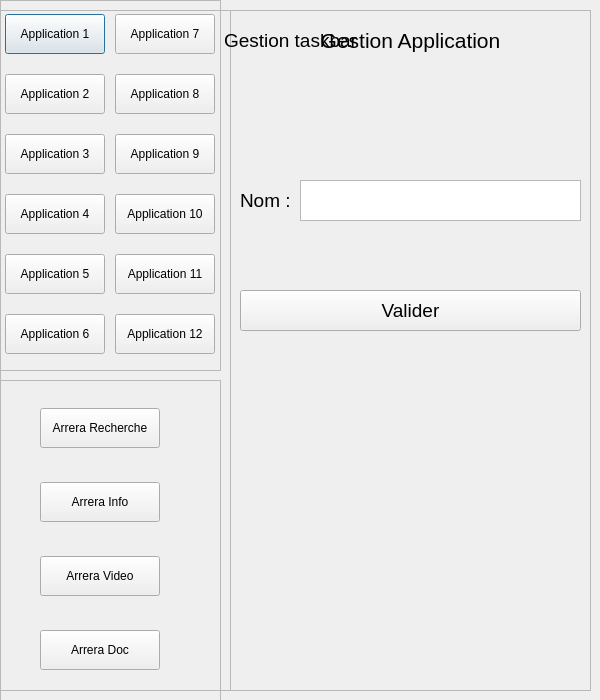
<?xml version="1.0" encoding="UTF-8"?>
<ui version="4.0">
 <class>CDAparaArreraLib</class>
 <widget class="QDialog" name="CDAparaArreraLib">
  <property name="geometry">
   <rect>
    <x>0</x>
    <y>0</y>
    <width>600</width>
    <height>700</height>
   </rect>
  </property>
  <property name="minimumSize">
   <size>
    <width>600</width>
    <height>700</height>
   </size>
  </property>
  <property name="maximumSize">
   <size>
    <width>600</width>
    <height>700</height>
   </size>
  </property>
  <property name="windowTitle">
   <string>Arrera : Librairy parametre</string>
  </property>
  <widget class="QFrame" name="Fapp">
   <property name="geometry">
    <rect>
     <x>0</x>
     <y>0</y>
     <width>221</width>
     <height>371</height>
    </rect>
   </property>
   <property name="frameShape">
    <enum>QFrame::StyledPanel</enum>
   </property>
   <property name="frameShadow">
    <enum>QFrame::Raised</enum>
   </property>
   <widget class="QWidget" name="verticalLayoutWidget">
    <property name="geometry">
     <rect>
      <x>0</x>
      <y>0</y>
      <width>111</width>
      <height>371</height>
     </rect>
    </property>
    <layout class="QVBoxLayout" name="verticalLayout">
     <property name="leftMargin">
      <number>5</number>
     </property>
     <property name="rightMargin">
      <number>0</number>
     </property>
     <item>
      <widget class="QPushButton" name="IDC_GESTAPP1">
       <property name="minimumSize">
        <size>
         <width>100</width>
         <height>40</height>
        </size>
       </property>
       <property name="maximumSize">
        <size>
         <width>100</width>
         <height>40</height>
        </size>
       </property>
       <property name="text">
        <string>Application 1</string>
       </property>
      </widget>
     </item>
     <item>
      <widget class="QPushButton" name="IDC_GESTAPP2">
       <property name="minimumSize">
        <size>
         <width>100</width>
         <height>40</height>
        </size>
       </property>
       <property name="maximumSize">
        <size>
         <width>100</width>
         <height>40</height>
        </size>
       </property>
       <property name="text">
        <string>Application 2</string>
       </property>
      </widget>
     </item>
     <item>
      <widget class="QPushButton" name="IDC_GESTAPP3">
       <property name="minimumSize">
        <size>
         <width>100</width>
         <height>40</height>
        </size>
       </property>
       <property name="maximumSize">
        <size>
         <width>100</width>
         <height>40</height>
        </size>
       </property>
       <property name="text">
        <string>Application 3</string>
       </property>
      </widget>
     </item>
     <item>
      <widget class="QPushButton" name="IDC_GESTAPP4">
       <property name="minimumSize">
        <size>
         <width>100</width>
         <height>40</height>
        </size>
       </property>
       <property name="maximumSize">
        <size>
         <width>100</width>
         <height>40</height>
        </size>
       </property>
       <property name="text">
        <string>Application 4</string>
       </property>
      </widget>
     </item>
     <item>
      <widget class="QPushButton" name="IDC_GESTAPP5">
       <property name="minimumSize">
        <size>
         <width>100</width>
         <height>40</height>
        </size>
       </property>
       <property name="maximumSize">
        <size>
         <width>100</width>
         <height>40</height>
        </size>
       </property>
       <property name="text">
        <string>Application 5</string>
       </property>
      </widget>
     </item>
     <item>
      <widget class="QPushButton" name="IDC_GESTAPP6">
       <property name="minimumSize">
        <size>
         <width>100</width>
         <height>40</height>
        </size>
       </property>
       <property name="maximumSize">
        <size>
         <width>100</width>
         <height>40</height>
        </size>
       </property>
       <property name="text">
        <string>Application 6</string>
       </property>
      </widget>
     </item>
    </layout>
   </widget>
   <widget class="QWidget" name="verticalLayoutWidget_3">
    <property name="geometry">
     <rect>
      <x>110</x>
      <y>0</y>
      <width>111</width>
      <height>371</height>
     </rect>
    </property>
    <layout class="QVBoxLayout" name="verticalLayout_3">
     <property name="leftMargin">
      <number>5</number>
     </property>
     <item>
      <widget class="QPushButton" name="IDC_GESTAPP7">
       <property name="minimumSize">
        <size>
         <width>100</width>
         <height>40</height>
        </size>
       </property>
       <property name="maximumSize">
        <size>
         <width>100</width>
         <height>40</height>
        </size>
       </property>
       <property name="text">
        <string>Application 7</string>
       </property>
      </widget>
     </item>
     <item>
      <widget class="QPushButton" name="IDC_GESTAPP8">
       <property name="minimumSize">
        <size>
         <width>100</width>
         <height>40</height>
        </size>
       </property>
       <property name="maximumSize">
        <size>
         <width>100</width>
         <height>40</height>
        </size>
       </property>
       <property name="text">
        <string>Application 8</string>
       </property>
      </widget>
     </item>
     <item>
      <widget class="QPushButton" name="IDC_GESTAPP9">
       <property name="minimumSize">
        <size>
         <width>100</width>
         <height>40</height>
        </size>
       </property>
       <property name="maximumSize">
        <size>
         <width>100</width>
         <height>40</height>
        </size>
       </property>
       <property name="text">
        <string>Application 9</string>
       </property>
      </widget>
     </item>
     <item>
      <widget class="QPushButton" name="IDC_GESTAPP10">
       <property name="minimumSize">
        <size>
         <width>100</width>
         <height>40</height>
        </size>
       </property>
       <property name="maximumSize">
        <size>
         <width>100</width>
         <height>40</height>
        </size>
       </property>
       <property name="text">
        <string>Application 10</string>
       </property>
      </widget>
     </item>
     <item>
      <widget class="QPushButton" name="IDC_GESTAPP11">
       <property name="minimumSize">
        <size>
         <width>100</width>
         <height>40</height>
        </size>
       </property>
       <property name="maximumSize">
        <size>
         <width>100</width>
         <height>40</height>
        </size>
       </property>
       <property name="text">
        <string>Application 11</string>
       </property>
      </widget>
     </item>
     <item>
      <widget class="QPushButton" name="IDC_GESTAPP12">
       <property name="minimumSize">
        <size>
         <width>100</width>
         <height>40</height>
        </size>
       </property>
       <property name="maximumSize">
        <size>
         <width>100</width>
         <height>40</height>
        </size>
       </property>
       <property name="text">
        <string>Application 12</string>
       </property>
      </widget>
     </item>
    </layout>
   </widget>
  </widget>
  <widget class="QFrame" name="FArreraApp">
   <property name="geometry">
    <rect>
     <x>0</x>
     <y>380</y>
     <width>221</width>
     <height>321</height>
    </rect>
   </property>
   <property name="frameShape">
    <enum>QFrame::StyledPanel</enum>
   </property>
   <property name="frameShadow">
    <enum>QFrame::Raised</enum>
   </property>
   <widget class="QWidget" name="verticalLayoutWidget_2">
    <property name="geometry">
     <rect>
      <x>0</x>
      <y>0</y>
      <width>221</width>
      <height>321</height>
     </rect>
    </property>
    <layout class="QVBoxLayout" name="verticalLayout_2">
     <property name="leftMargin">
      <number>40</number>
     </property>
     <item>
      <widget class="QPushButton" name="IDC_GESTARRERARECHERCHE">
       <property name="minimumSize">
        <size>
         <width>120</width>
         <height>40</height>
        </size>
       </property>
       <property name="maximumSize">
        <size>
         <width>120</width>
         <height>40</height>
        </size>
       </property>
       <property name="text">
        <string>Arrera Recherche</string>
       </property>
       <property name="icon">
        <iconset resource="ArreraTheme.qrc">
         <normaloff>:/iconBTN/ArreraRecherche.png</normaloff>:/iconBTN/ArreraRecherche.png</iconset>
       </property>
      </widget>
     </item>
     <item>
      <widget class="QPushButton" name="IDC_GESTARRERAINFO">
       <property name="minimumSize">
        <size>
         <width>120</width>
         <height>40</height>
        </size>
       </property>
       <property name="maximumSize">
        <size>
         <width>120</width>
         <height>40</height>
        </size>
       </property>
       <property name="text">
        <string>Arrera Info</string>
       </property>
       <property name="icon">
        <iconset resource="ArreraTheme.qrc">
         <normaloff>:/iconBTN/ArreraInfo.png</normaloff>:/iconBTN/ArreraInfo.png</iconset>
       </property>
      </widget>
     </item>
     <item>
      <widget class="QPushButton" name="IDC_GESTARRERAVIDEO">
       <property name="minimumSize">
        <size>
         <width>120</width>
         <height>40</height>
        </size>
       </property>
       <property name="maximumSize">
        <size>
         <width>120</width>
         <height>40</height>
        </size>
       </property>
       <property name="text">
        <string>Arrera Video</string>
       </property>
       <property name="icon">
        <iconset resource="ArreraTheme.qrc">
         <normaloff>:/iconBTN/ArreraVideoDownload.png</normaloff>:/iconBTN/ArreraVideoDownload.png</iconset>
       </property>
      </widget>
     </item>
     <item>
      <widget class="QPushButton" name="IDC_GESTARRERADOC">
       <property name="minimumSize">
        <size>
         <width>120</width>
         <height>40</height>
        </size>
       </property>
       <property name="maximumSize">
        <size>
         <width>120</width>
         <height>40</height>
        </size>
       </property>
       <property name="text">
        <string>Arrera Doc</string>
       </property>
       <property name="icon">
        <iconset resource="ArreraTheme.qrc">
         <normaloff>:/iconBTN/ArreraDoc.png</normaloff>:/iconBTN/ArreraDoc.png</iconset>
       </property>
      </widget>
     </item>
    </layout>
   </widget>
  </widget>
  <widget class="QFrame" name="FGESTAPP">
   <property name="geometry">
    <rect>
     <x>230</x>
     <y>10</y>
     <width>361</width>
     <height>681</height>
    </rect>
   </property>
   <property name="frameShape">
    <enum>QFrame::StyledPanel</enum>
   </property>
   <property name="frameShadow">
    <enum>QFrame::Raised</enum>
   </property>
   <widget class="QLabel" name="IDC_LTITRE">
    <property name="geometry">
     <rect>
      <x>10</x>
      <y>10</y>
      <width>341</width>
      <height>41</height>
     </rect>
    </property>
    <property name="font">
     <font>
      <pointsize>16</pointsize>
     </font>
    </property>
    <property name="text">
     <string>Gestion Application</string>
    </property>
    <property name="alignment">
     <set>Qt::AlignCenter</set>
    </property>
   </widget>
   <widget class="QLabel" name="IDC_LAPPSELECTIONNER">
    <property name="geometry">
     <rect>
      <x>10</x>
      <y>70</y>
      <width>331</width>
      <height>41</height>
     </rect>
    </property>
    <property name="font">
     <font>
      <pointsize>14</pointsize>
     </font>
    </property>
    <property name="text">
     <string/>
    </property>
   </widget>
   <widget class="QLabel" name="IDC_LNAMEAPP">
    <property name="geometry">
     <rect>
      <x>10</x>
      <y>170</y>
      <width>61</width>
      <height>41</height>
     </rect>
    </property>
    <property name="font">
     <font>
      <pointsize>14</pointsize>
     </font>
    </property>
    <property name="text">
     <string>Nom : </string>
    </property>
   </widget>
   <widget class="QTextEdit" name="IDC_TEXTAPPNAME">
    <property name="geometry">
     <rect>
      <x>70</x>
      <y>170</y>
      <width>281</width>
      <height>41</height>
     </rect>
    </property>
    <property name="font">
     <font>
      <pointsize>14</pointsize>
     </font>
    </property>
   </widget>
   <widget class="QPushButton" name="IDC_VALIDER">
    <property name="geometry">
     <rect>
      <x>10</x>
      <y>280</y>
      <width>341</width>
      <height>41</height>
     </rect>
    </property>
    <property name="font">
     <font>
      <pointsize>14</pointsize>
     </font>
    </property>
    <property name="text">
     <string>Valider</string>
    </property>
   </widget>
  </widget>
  <widget class="QFrame" name="FGESTTASKBAR">
   <property name="geometry">
    <rect>
     <x>0</x>
     <y>10</y>
     <width>591</width>
     <height>681</height>
    </rect>
   </property>
   <property name="frameShape">
    <enum>QFrame::StyledPanel</enum>
   </property>
   <property name="frameShadow">
    <enum>QFrame::Raised</enum>
   </property>
   <widget class="QLabel" name="IDC_LTASKBAR">
    <property name="geometry">
     <rect>
      <x>20</x>
      <y>20</y>
      <width>541</width>
      <height>20</height>
     </rect>
    </property>
    <property name="font">
     <font>
      <pointsize>14</pointsize>
     </font>
    </property>
    <property name="text">
     <string>Gestion taskbar</string>
    </property>
    <property name="alignment">
     <set>Qt::AlignCenter</set>
    </property>
   </widget>
  </widget>
 </widget>
 <resources>
  <include location="ArreraTheme.qrc"/>
 </resources>
 <connections/>
</ui>
